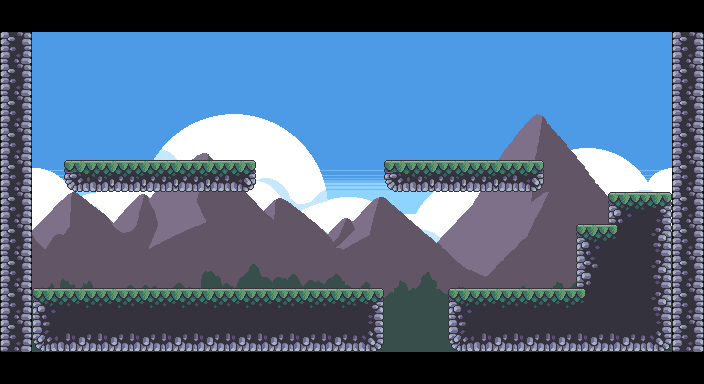

This is a level from a 2D game, rendered from its Tiled map with the project's own tilesets. A one-line summary and the map file follow, with tile-layer data summarised:
An orthogonal 22x12 tile map with 32x32 px tiles, 6 tile layers (blue, clouds, wall, mount, ...), 6 tilesets and 9 objects (player1).

<map version="1.10" tiledversion="1.10.2" orientation="orthogonal" renderorder="right-down" width="22" height="12" tilewidth="32" tileheight="32" infinite="0" nextlayerid="24" nextobjectid="32">
 <editorsettings>
  <export target="map0test.csv" format="csv" />
 </editorsettings>
 <tileset firstgid="1" source="Terrain (32x32).tsx" />
 <tileset firstgid="86" name="background_001" tilewidth="32" tileheight="32" tilecount="220" columns="20">
  <image source="background_001.png" width="640" height="360" />
 </tileset>
 <tileset firstgid="306" source="background_005.tsx" />
 <tileset firstgid="526" source="background_004.tsx" />
 <tileset firstgid="746" source="background_002.tsx" />
 <tileset firstgid="966" source="background_001.tsx" />
 <layer id="17" name="blue" width="22" height="12">
  <data>[264 cells, 200 non-empty, 200 distinct tile ids]</data>
 </layer>
 <layer id="18" name="clouds" width="22" height="12">
  <data>[264 cells, 160 non-empty, 160 distinct tile ids]</data>
 </layer>
 <layer id="23" name="wall" width="22" height="12">
  <data>[264 cells, 21 non-empty, 2 distinct tile ids]</data>
 </layer>
 <layer id="19" name="mount" width="22" height="12">
  <data>[264 cells, 160 non-empty, 160 distinct tile ids]</data>
 </layer>
 <layer id="20" name="grass" width="22" height="12">
  <data>[264 cells, 60 non-empty, 60 distinct tile ids]</data>
 </layer>
 <layer id="7" name="background" width="22" height="12">
  <data>[264 cells, 55 non-empty, 13 distinct tile ids]</data>
 </layer>
 <objectgroup id="3" name="objects">
  <object id="5" x="32" y="288">
   <polygon points="0,0 352,0 352,64 0,64" />
  </object>
  <object id="7" x="448" y="288">
   <polygon points="0,0 224,0 224,64 0,64" />
  </object>
  <object id="22" name="player1" x="148.41" y="233.08" width="10.8821" height="10.2016" />
  <object id="26" x="576" y="224">
   <polygon points="0,0 96,0 96,64 0,64" />
  </object>
  <object id="27" x="384" y="160">
   <polygon points="0,0 160,0 160,32 0,32" />
  </object>
  <object id="28" x="608" y="192">
   <polygon points="0,0 64,0 64,32 0,32" />
  </object>
  <object id="29" x="64" y="160">
   <polygon points="0,0 192,0 192,32 0,32" />
  </object>
  <object id="30" x="672" y="32">
   <polygon points="0,0 32,0 32,320 0,320" />
  </object>
  <object id="31" x="0" y="32">
   <polygon points="0,0 32,0 32,320 0,320" />
  </object>
 </objectgroup>
</map>
